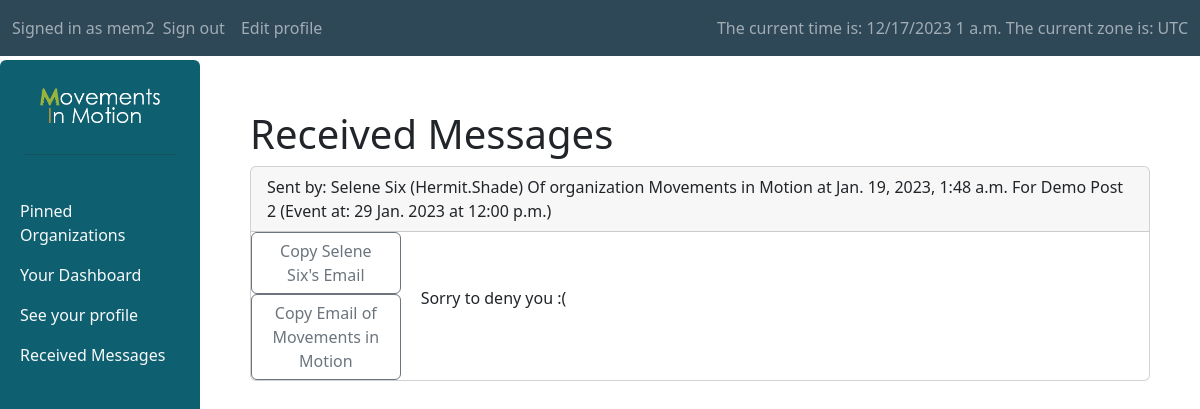
Screenshot of /Forum/received_messages (signed in) with the database file from the repository.
### Forum/models.py (models this page shows, shortened)
class Message(models.Model):
    content = models.TextField(null=False, blank=False)
    sender = models.ForeignKey(Profile, on_delete=models.SET_NULL, null=True, related_name="sent_messages")
    event = models.ForeignKey(Event, on_delete=models.CASCADE, null=True, blank=True, related_name="messages")
    sending_org = models.ForeignKey(Organization, on_delete=models.SET_NULL, null=True, related_name="sent_messages")
    recipient = models.ManyToManyField(Profile, related_name='received_messages')
    timestamp = models.DateTimeField(auto_now_add=True, blank=True, null=True)

class Profile(User):
    birthday = models.DateField(default=timezone.now, blank=True, null=True)
    biography = models.TextField(default="I am a user of this website", null=True, blank=True)
    pinned = models.ManyToManyField(Organization, related_name="followers",blank=True)
    membership = models.ForeignKey(Organization, null=True, blank=True, on_delete=models.SET_NULL, related_name='members')
    class Meta:
        permissions = [
            ("can_post", "can post on behalf of an organization")
        ]

class Organization(models.Model):
    name = models.CharField(max_length=100, null=False, blank=False)
    about = models.TextField(null=False, blank=False)
    logo = models.ImageField(null=True, blank=True, upload_to='organization_logos')
    official_email = models.EmailField(null=True, blank=True)
    def __str__(self):
        return f"{self.name}"

class Event(models.Model):
    date = models.DateField(default=timezone.now, null=True, blank=True, validators=[MinValueValidator(timezone.now().date(), "valid values are not in the past")])
    time = models.TimeField(default=timezone.now, null=True, blank=True)
    open = models.BooleanField(default=True, null=False, blank=False)
    post = models.ForeignKey(Post, on_delete=models.CASCADE, related_name='project_times')
    @property
    def datetime(self):
        this_datetime = datetime.combine(self.date, self.time, timezone.utc)
        local_time = this_datetime.astimezone(timezone.get_current_timezone())
        date_str = format_date(local_time.date(), "j N Y")
        time_str = format_time(local_time.time(), 'g:i a')
        return f"{date_str} at {time_str}"

class Post(models.Model):
    title = models.CharField(max_length=150)
    body = models.TextField(null=False, blank=False)
    timestamp = models.DateTimeField(auto_now_add=True, blank=True, null=True)
    is_project = models.BooleanField(default=False, null=False, blank=False, verbose_name="Make this a project")
    author = models.ForeignKey(Profile, on_delete=models.SET_NULL, null=True, related_name='written_posts')
    organization = models.ForeignKey(Organization, on_delete=models.CASCADE, null=True, related_name='our_posts')

### Forum/views.py (the view)
# urls.py: path("received_messages", login_required(views.ReceivedMessagesView.as_view()), name = "received_messages"),
class ReceivedMessagesView(ListView):
    model = Message
    template_name = "Forum/message_pages/received_messages.html"
    def get_queryset(self, *args, **kwargs):
        queryset = super(ReceivedMessagesView, self).get_queryset(*args, **kwargs)
        current_profile = Profile.objects.get(pk=self.request.user.pk)
        return queryset.filter(recipient=current_profile).order_by("-timestamp")

### Forum/templates/Forum/message_pages/received_messages.html (shortened to what this page needs)
{% extends "Forum/layouts/sidebar_layout.html" %}
{% load static %}
{% block body %}
    <h1>Received Messages</h1>
    {% for message in message_list %}
        <div id="organization-{{ org.pk }}-div" class="card mb-3">
            <div class="card-header">
                Sent by: {{ message.sender.get_full_name }} ({{ message.sender.username }})
                Of organization {{ message.sender.membership }}
                 at {{ message.timestamp }}
                For {{ message.event.post.title }} (Event at: {{ message.event.datetime }})
            </div>
            <div class="row g-0 align-items-center">
                <div class="col-md-2">
                    <div class="d-grid">
                        <button class="btn btn-outline-secondary" type="button" onclick="copy_text(this,'{{ message.sender.email}}')">Copy {{ message.sender.get_full_name }}'s Email</button>
                        <button class="btn btn-outline-secondary" type="button" onclick="copy_text(this,'{{ message.sending_org.official_email}}')">Copy Email of {{message.sending_org.name}}</button>
                    </div>
                </div>
                <div class="col" style="padding-left:20px">
                    <p> {{ message.content }} </p>
                </div>
            </div>
        </div>
    {% empty %}
        <div class="mx-auto" style="width: 50%;" align="center">
            <img src="{% static 'Forum/media/util/empty.png' %}" class="img-fluid" alt="Home">
            <hr>
            <h2>You have not received any messages yet</h2>
        </div>
    {% endfor %}
{% endblock %}

### Forum/templates/Forum/layouts/sidebar_layout.html (shortened to what this page needs)
<!DOCTYPE html>
<html lang="en">
    <head>
        {% load static %}
        {% load crispy_forms_tags %}
        <link href="https://cdn.jsdelivr.net/npm/bootstrap@5.2.3/dist/css/bootstrap.min.css" rel="stylesheet">
        <link rel="stylesheet" href="{% static 'Forum/style/stylesheet.scss' %}">
    </head>
    <body>
    <nav class="navbar navbar-expand-md fixed-top navbar-dark" style="background-color: #2F4858;">
        {% load tz %}
        {% get_current_timezone as TIME_ZONE %}
        <div id = "topbar" class="container-fluid">
            <div class="collapse navbar-collapse">
                <div class="navbar-nav">
                    {% if user.is_authenticated %}
                    <span class="navbar-text">
                        Signed in as {{ request.user.username }}
                    </span>
                    <a class="nav-link" href="{% url 'sign_out' %}">Sign out</a>
                    <a class="nav-link" href="{% url 'edit_profile' %}">Edit profile</a>
                    {% else %}
                    <a class="nav-link" href="{% url 'login' %}">Sign in</a>
                    <a class="nav-link" href="{% url 'sign_up' %}">Sign up</a>
                    {% endif %}
                </div>
            </div>
            <span class="navbar-text">
            The current time is:
            {% now "SHORT_DATETIME_FORMAT" %}
            The current zone is:
            {{ TIME_ZONE }}
            </span>
        </div>
    </nav>
        <div class="container-fluid" style="margin-top:60px">
        <div class = "row">
            <div id ="sidebar" class = "col-2 px-1 h-100 rounded position-fixed" style="background-color: #0E6070;">
                <div class="nav flex-column">
                    <div style="padding:20px">
                        <a class="nav-link link-light" href="{% url 'index' %}"><img src="{% static 'Forum/media/logos/logo_white.png' %}" class="img-fluid" alt="Home"></a>
                        <hr>
                    </div>
                    <ul class="nav nav-pills flex-column mb-auto">
                    {% if user.is_authenticated %}
                        <li class="nav-item"><a class="nav-link link-light" href="{% url 'pinned_view' %}">Pinned Organizations</a> </li>
                        <li class="nav-item"><a class="nav-link link-light" href="{% url 'your_project_view' %}">Your Dashboard</a></li>
                        <li class="nav-item"><a class="nav-link link-light" href="{% url 'profile_view' pk=user.pk %}">See your profile</a> </li>
                        <li class="nav-item"><a class="nav-link link-light" href="{% url 'received_messages' %}">Received Messages</a> </li>
                    {% endif %}
                    </ul>
                </div>
            </div>
            <div id = "body" class = "col offset-2" style="padding:50px;">
                {% localtime on %}
                {% block body %}
                {% endblock %}
                {% endlocaltime %}
            </div>
        </div>
    </div>
    </body>
</html>

### rows the page displays
Message: sender.get_full_name "Selene Six", sender.username "Hermit.Shade", sender.membership "Movements in Motion", timestamp "Jan. 19, 2023, 1:48 a.m.", event.post "Demo Post 2", event.datetime "29 Jan. 2023 at 12:00 p.m.", sending_org.name "Movements in Motion", content "Sorry to deny you :("

### other values shown
{{ request.user.username }} "mem2"
{{ TIME_ZONE }} "UTC"
